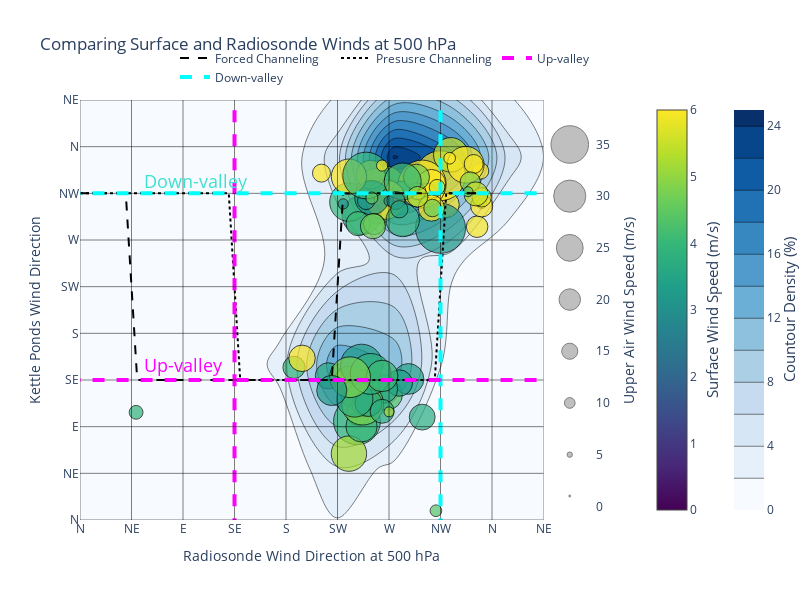
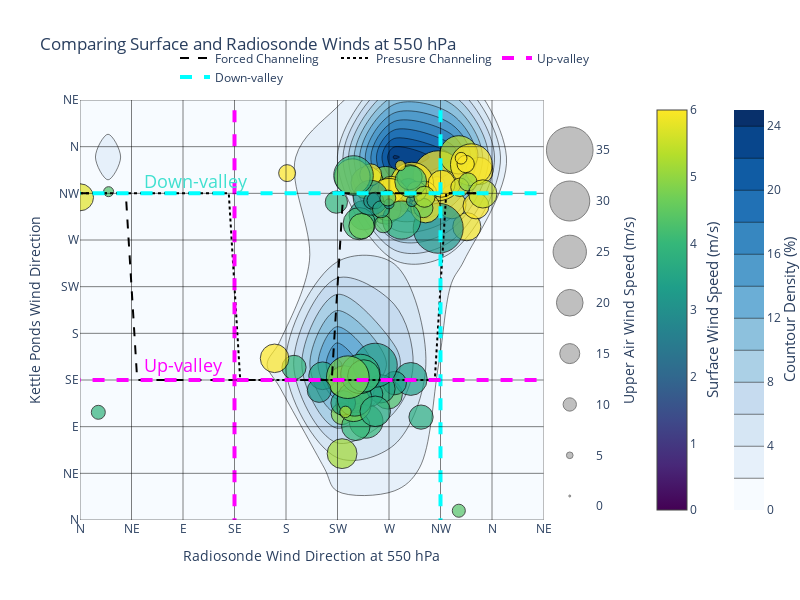
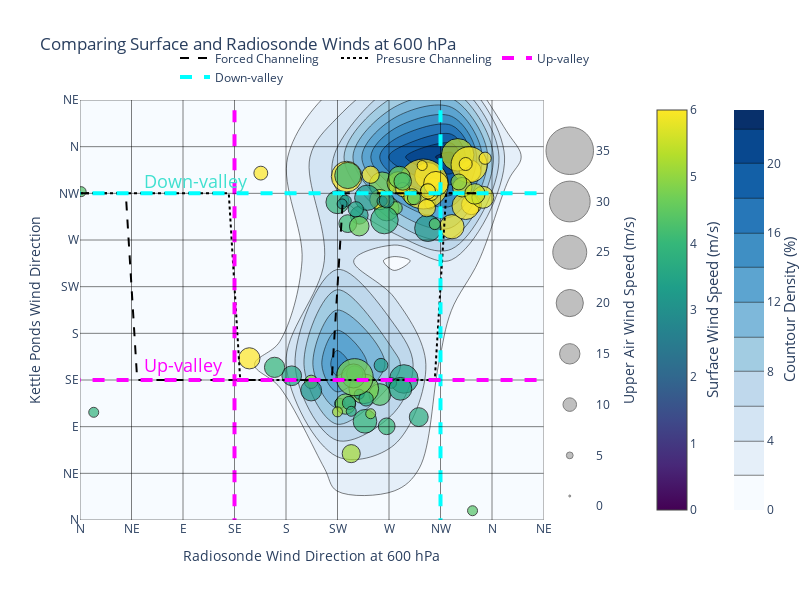

The notebook cell these images were saved under, in order:
### Code cell
levels = [500, 550, 600]
dfs = [pres_500_23, pres_550_23, pres_600_23]
for level, df in zip(levels, dfs):
    fig = plot_surface_and_upper_air(df[(df['spd_10m_c']>=3) & (df['precip']>0) ], f'{level} hPa', surf_dir='dir_10m_c', surf_spd='spd_10m_c',)
    fig.show()

### Figure 1 — Plotly figure (JSON) as saved in the notebook; plotly's stock layout.template omitted (floating-point values rounded to 4 significant figures)
{"data": [{"colorbar": {"x": 1.25}, "colorscale": [[0, "rgb(8,48,107)"], [0.125, "rgb(8,81,156)"], [0.25, "rgb(33,113,181)"], [0.375, "rgb(66,146,198)"], [0.5, "rgb(107,174,214)"], [0.625, "rgb(158,202,225)"], [0.75, "rgb(198,219,239)"], [0.875, "rgb(222,235,247)"], [1, "rgb(247,251,255)"]], "histnorm": "percent", "hovertemplate": "Upper Wind Speed: %{marker.size:.2f} m/s<br>Surface Wind Speed: %{marker.color:.2f} m/s<extra></extra>", "ncontours": 20, "reversescale": true, "showscale": true, "type": "histogram2dcontour", "x": [242, 267, 268, 261, 217, 347, 351, 320, 351, 300, 351, 350, 315, 315, 299, 324, 303, 337, 281, 187, 307, 307, 308, 312, 211, 344, 341, 346, 287, 279, 265, 246, 245, 258, 235, 49, 250, 311, 295, 194, 267, 294, 282, 243, 240, 236, 235, 243, 254, 255, 246, 250, 270, 257, 235, 249, 246, 247, 250, 252, 240, 264, 282, 254, 276, 264, 323, 339, 279, 264, 236, 270, 230, 295, 255, 256, 220, 299], "xaxis": "x", "y": [95.17, 323.3, 121.0, 300.3, 139.1, 282.8, 305.1, 304.1, 302.9, 323.5, 311.2, 336.6, 281.3, 332.0, 324.0, 352.1, 314.8, 342.6, 318.2, 147.2, 324.3, 300.8, 300.8, 320.9, 334.5, 343.3, 326.0, 314.4, 136.0, 132.0, 126.5, 293.9, 126.5, 325.2, 306.5, 103.8, 318.6, 8.944, 316.9, 155.9, 309.0, 330.5, 289.2, 285.8, 121.3, 133.2, 63.99, 102.5, 332.9, 310.8, 90.36, 307.7, 307.5, 285.4, 331.1, 112.3, 149.2, 111.8, 332.2, 112.9, 116.8, 104.8, 326.4, 140.9, 308.1, 341.8, 348.9, 316.6, 299.6, 138.9, 137.7, 104.3, 304.8, 311.7, 310.5, 283.3, 124.9, 99.21], "yaxis": "y"}, {"hovertemplate": "Upper Wind Speed: %{marker.size:.2f} m/s<br>Surface Wind Speed: %{marker.color:.2f} m/s<extra></extra>", "marker": {"cmax": 6, "cmin": 0, "color": [3.99, 4.843, 4.334, 4.626, 3.538, 5.94, 4.967, 8.212, 9.489, 5.502, 5.742, 6.451, 3.177, 6.504, 14.15, 5.472, 6.983, 6.079, 3.763, 3.981, 6.163, 6.141, 4.677, 5.658, 8.172, 5.974, 4.99, 5.488, 3.394, 3.386, 3.532, 3.383, 4.79, 5.404, 3.955, 3.872, 6.859, 4.36, 6.412, 6.179, 5.957, 4.643, 3.861, 4.103, 3.503, 4.895, 5.166, 4.87, 6.644, 3.215, 4.025, 3.148, 3.17, 4.387, 7.284, 3.936, 3.287, 4.779, 3.949, 3.58, 3.733, 3.765, 4.17, 3.844, 3.073, 8.805, 8.019, 4.33, 3.514, 4.073, 4.777, 5.197, 3.014, 5.141, 4.514, 4.669, 3.149, 3.711], "colorbar": {"x": 1.1}, "colorscale": [[0, "#440154"], [0.1111, "#482878"], [0.2222, "#3e4989"], [0.3333, "#31688e"], [0.4444, "#26828e"], [0.5556, "#1f9e89"], [0.6667, "#35b779"], [0.7778, "#6ece58"], [0.8889, "#b5de2b"], [1, "#fde725"]], "line": {"color": "black", "width": 1}, "opacity": 0.7, "size": [43.6, 34.9, 29.3, 28.4, 24.3, 20.1, 7.4, 24.4, 20.7, 21.1, 18.1, 15.3, 46.6, 46.6, 44.6, 32.2, 19.6, 34.3, 16.8, 20.7, 26.7, 24.5, 16.3, 14.6, 16.8, 17.7, 18.9, 22.4, 28.7, 24.6, 26.9, 36.3, 35.1, 27.2, 35.9, 12.9, 18.4, 10.9, 15.4, 24.7, 36.9, 24.3, 31.1, 22.5, 26.4, 29.7, 33, 21.6, 27.1, 31.8, 29.2, 16.1, 9.3, 19.8, 32.8, 24.5, 39.2, 39.1, 43.5, 25.3, 34, 22.3, 34.4, 38.1, 16.7, 10.5, 10.9, 9.3, 16.1, 29.4, 38, 8.5, 9.6, 19.2, 11.2, 23.5, 28.1, 24.1], "sizemin": 5, "sizemode": "diameter", "sizeref": 0.932}, "mode": "markers", "name": "500 mb", "showlegend": false, "type": "scatter", "x": [242, 267, 268, 261, 217, 347, 351, 320, 351, 300, 351, 350, 315, 315, 299, 324, 303, 337, 281, 187, 307, 307, 308, 312, 211, 344, 341, 346, 287, 279, 265, 246, 245, 258, 235, 49, 250, 311, 295, 194, 267, 294, 282, 243, 240, 236, 235, 243, 254, 255, 246, 250, 270, 257, 235, 249, 246, 247, 250, 252, 240, 264, 282, 254, 276, 264, 323, 339, 279, 264, 236, 270, 230, 295, 255, 256, 220, 299], "y": [95.17, 323.3, 121.0, 300.3, 139.1, 282.8, 305.1, 304.1, 302.9, 323.5, 311.2, 336.6, 281.3, 332.0, 324.0, 352.1, 314.8, 342.6, 318.2, 147.2, 324.3, 300.8, 300.8, 320.9, 334.5, 343.3, 326.0, 314.4, 136.0, 132.0, 126.5, 293.9, 126.5, 325.2, 306.5, 103.8, 318.6, 8.944, 316.9, 155.9, 309.0, 330.5, 289.2, 285.8, 121.3, 133.2, 63.99, 102.5, 332.9, 310.8, 90.36, 307.7, 307.5, 285.4, 331.1, 112.3, 149.2, 111.8, 332.2, 112.9, 116.8, 104.8, 326.4, 140.9, 308.1, 341.8, 348.9, 316.6, 299.6, 138.9, 137.7, 104.3, 304.8, 311.7, 310.5, 283.3, 124.9, 99.21]}, {"hovertemplate": "Upper Wind Speed: %{marker.size:.2f} m/s<br>Surface Wind Speed: %{marker.color:.2f} m/s<extra></extra>", "line": {"color": "black", "dash": "dash"}, "mode": "lines", "name": "Forced Channeling", "showlegend": true, "type": "scatter", "x": [0, 10, 20, 30, 40, 50, 60, 70, 80, 90, 100, 110, 120, 130, 140, 150, 160, 170, 180, 190, 200, 210, 220, 230, 240, 250, 260, 270, 280, 290, 300, 310, 320, 330, 340, 350], "y": [315, 315, 315, 315, 315, 135, 135, 135, 135, 135, 135, 135, 135, 135, 135, 135, 135, 135, 135, 135, 135, 135, 135, 315, 315, 315, 315, 315, 315, 315, 315, 315, 315, 315, 315, 315]}, {"hovertemplate": "Upper Wind Speed: %{marker.size:.2f} m/s<br>Surface Wind Speed: %{marker.color:.2f} m/s<extra></extra>", "line": {"color": "black", "dash": "dot"}, "mode": "lines", "name": "Presusre Channeling", "showlegend": true, "type": "scatter", "x": [0, 10, 20, 30, 40, 50, 60, 70, 80, 90, 100, 110, 120, 130, 140, 150, 160, 170, 180, 190, 200, 210, 220, 230, 240, 250, 260, 270, 280, 290, 300, 310, 320, 330, 340, 350], "y": [315, 315, 315, 315, 315, 315, 315, 315, 315, 315, 315, 315, 315, 315, 135, 135, 135, 135, 135, 135, 135, 135, 135, 135, 135, 135, 135, 135, 135, 135, 135, 135, 315, 315, 315, 315]}, {"hovertemplate": "Upper Wind Speed: %{marker.size:.2f} m/s<br>Surface Wind Speed: %{marker.color:.2f} m/s<extra></extra>", "marker": {"cmax": 6, "cmin": 0, "color": "grey", "line": {"color": "black", "width": 1}, "opacity": 0.5, "size": [1, 5, 10, 15, 20, 25, 30, 35], "sizemin": 1, "sizemode": "diameter", "sizeref": 0.932}, "mode": "markers", "showlegend": false, "type": "scatter", "x": [0, 0, 0, 0, 0, 0, 0, 0], "xaxis": "x2", "y": [1, 5, 10, 15, 20, 25, 30, 35], "yaxis": "y2"}], "layout": {"annotations": [{"font": {"size": 15}, "showarrow": false, "text": "Countour Density (%)", "textangle": -90, "x": 1.4, "xref": "paper", "y": 0.5, "yref": "paper"}, {"font": {"size": 15}, "showarrow": false, "text": "Surface Wind Speed (m/s)", "textangle": -90, "x": 1.25, "xref": "paper", "y": 0.5, "yref": "paper"}, {"font": {"color": "turquoise", "size": 18}, "showarrow": false, "text": "Down-valley", "textangle": 0, "x": 0.12, "xref": "paper", "y": 0.84, "yref": "paper"}, {"font": {"color": "magenta", "size": 18}, "showarrow": false, "text": "Up-valley", "textangle": 0, "x": 0.12, "xref": "paper", "y": 0.37, "yref": "paper"}], "height": 600, "legend": {"orientation": "h", "x": 1, "xanchor": "right", "y": 1.02, "yanchor": "bottom"}, "margin": {"r": 150}, "plot_bgcolor": "rgba(0,0,0,0)", "shapes": [{"line": {"color": "black", "width": 1}, "opacity": 0.5, "type": "line", "x0": 0, "x1": 0, "y0": -10, "y1": 420}, {"line": {"color": "black", "width": 1}, "opacity": 0.5, "type": "line", "x0": 45, "x1": 45, "y0": -10, "y1": 420}, {"line": {"color": "black", "width": 1}, "opacity": 0.5, "type": "line", "x0": 90, "x1": 90, "y0": -10, "y1": 420}, {"line": {"color": "black", "width": 1}, "opacity": 0.5, "type": "line", "x0": 135, "x1": 135, "y0": -10, "y1": 420}, {"line": {"color": "magenta", "dash": "dash", "width": 4}, "name": "Up-valley", "showlegend": true, "type": "line", "x0": 135, "x1": 135, "y0": -10, "y1": 420}, {"line": {"color": "black", "width": 1}, "opacity": 0.5, "type": "line", "x0": 180, "x1": 180, "y0": -10, "y1": 420}, {"line": {"color": "black", "width": 1}, "opacity": 0.5, "type": "line", "x0": 225, "x1": 225, "y0": -10, "y1": 420}, {"line": {"color": "black", "width": 1}, "opacity": 0.5, "type": "line", "x0": 270, "x1": 270, "y0": -10, "y1": 420}, {"line": {"color": "black", "width": 1}, "opacity": 0.5, "type": "line", "x0": 315, "x1": 315, "y0": -10, "y1": 420}, {"line": {"color": "cyan", "dash": "dash", "width": 4}, "name": "Down-valley", "showlegend": true, "type": "line", "x0": 315, "x1": 315, "y0": -10, "y1": 420}, {"line": {"color": "black", "width": 1}, "opacity": 0.5, "type": "line", "x0": 360, "x1": 360, "y0": -10, "y1": 420}, {"line": {"color": "black", "width": 1}, "opacity": 0.5, "type": "line", "x0": 405, "x1": 405, "y0": -10, "y1": 420}, {"line": {"color": "black", "width": 1}, "opacity": 0.5, "type": "line", "x0": -10, "x1": 420, "y0": 0, "y1": 0}, {"line": {"color": "black", "width": 1}, "opacity": 0.5, "type": "line", "x0": -10, "x1": 420, "y0": 45, "y1": 45}, {"line": {"color": "black", "width": 1}, "opacity": 0.5, "type": "line", "x0": -10, "x1": 420, "y0": 90, "y1": 90}, {"line": {"color": "black", "width": 1}, "opacity": 0.5, "type": "line", "x0": -10, "x1": 420, "y0": 135, "y1": 135}, {"line": {"color": "magenta", "dash": "dash", "width": 4}, "type": "line", "x0": -10, "x1": 420, "y0": 135, "y1": 135}, {"line": {"color": "black", "width": 1}, "opacity": 0.5, "type": "line", "x0": -10, "x1": 420, "y0": 180, "y1": 180}, {"line": {"color": "black", "width": 1}, "opacity": 0.5, "type": "line", "x0": -10, "x1": 420, "y0": 225, "y1": 225}, {"line": {"color": "black", "width": 1}, "opacity": 0.5, "type": "line", "x0": -10, "x1": 420, "y0": 270, "y1": 270}, {"line": {"color": "black", "width": 1}, "opacity": 0.5, "type": "line", "x0": -10, "x1": 420, "y0": 315, "y1": 315}, {"line": {"color": "cyan", "dash": "dash", "width": 4}, "type": "line", "x0": -10, "x1": 420, "y0": 315, "y1": 315}, {"line": {"color": "black", "width": 1}, "opacity": 0.5, "type": "line", "x0": -10, "x1": 420, "y0": 360, "y1": 360}, {"line": {"color": "black", "width": 1}, "opacity": 0.5, "type": "line", "x0": -10, "x1": 420, "y0": 405, "y1": 405}], "title": {"text": "Comparing Surface and Radiosonde Winds at 500 hPa"}, "width": 800, "xaxis": {"domain": [0, 0.9], "range": [0, 405], "showgrid": true, "ticktext": ["N", "NE", "E", "SE", "S", "SW", "W", "NW", "N", "NE"], "tickvals": [0, 45, 90, 135, 180, 225, 270, 315, 360, 405], "title": {"text": "Radiosonde Wind Direction at 500 hPa"}}, "xaxis2": {"domain": [0.902, 1], "visible": false}, "yaxis": {"range": [0, 405], "ticktext": ["N", "NE", "E", "SE", "S", "SW", "W", "NW", "N", "NE"], "tickvals": [0, 45, 90, 135, 180, 225, 270, 315, 360, 405], "title": {"text": "Kettle Ponds Wind Direction"}}, "yaxis2": {"anchor": "free", "overlaying": "y", "position": 1, "side": "right", "title": {"text": "Upper Air Wind Speed (m/s)"}}}}

### Figure 2 — Plotly figure (JSON) as saved in the notebook; plotly's stock layout.template omitted (floating-point values rounded to 4 significant figures)
{"data": [{"colorbar": {"x": 1.25}, "colorscale": [[0, "rgb(8,48,107)"], [0.125, "rgb(8,81,156)"], [0.25, "rgb(33,113,181)"], [0.375, "rgb(66,146,198)"], [0.5, "rgb(107,174,214)"], [0.625, "rgb(158,202,225)"], [0.75, "rgb(198,219,239)"], [0.875, "rgb(222,235,247)"], [1, "rgb(247,251,255)"]], "histnorm": "percent", "hovertemplate": "Upper Wind Speed: %{marker.size:.2f} m/s<br>Surface Wind Speed: %{marker.color:.2f} m/s<extra></extra>", "ncontours": 20, "reversescale": true, "showscale": true, "type": "histogram2dcontour", "x": [250, 267, 269, 267, 212, 338, 293, 325, 346, 312, 0, 349, 313, 313, 290, 331, 301, 342, 287, 187, 316, 302, 300, 332, 181, 337, 339, 352, 289, 275, 263, 248, 241, 251, 224, 16, 272, 331, 294, 170, 270, 288, 281, 244, 254, 231, 229, 229, 254, 254, 241, 255, 290, 265, 238, 241, 258, 239, 239, 230, 240, 258, 289, 245, 258, 280, 333, 25, 263, 248, 234, 232, 270, 301, 269, 246, 209, 298], "xaxis": "x", "y": [95.17, 323.3, 121.0, 300.3, 139.1, 282.8, 305.1, 304.1, 302.9, 323.5, 311.2, 336.6, 281.3, 332.0, 324.0, 352.1, 314.8, 342.6, 318.2, 147.2, 324.3, 300.8, 300.8, 320.9, 334.5, 343.3, 326.0, 314.4, 136.0, 132.0, 126.5, 293.9, 126.5, 325.2, 306.5, 103.8, 318.6, 8.944, 316.9, 155.9, 309.0, 330.5, 289.2, 285.8, 121.3, 133.2, 63.99, 102.5, 332.9, 310.8, 90.36, 307.7, 307.5, 285.4, 331.1, 112.3, 149.2, 111.8, 332.2, 112.9, 116.8, 104.8, 326.4, 140.9, 308.1, 341.8, 348.9, 316.6, 299.6, 138.9, 137.7, 104.3, 304.8, 311.7, 310.5, 283.3, 124.9, 99.21], "yaxis": "y"}, {"hovertemplate": "Upper Wind Speed: %{marker.size:.2f} m/s<br>Surface Wind Speed: %{marker.color:.2f} m/s<extra></extra>", "marker": {"cmax": 6, "cmin": 0, "color": [3.99, 4.843, 4.334, 4.626, 3.538, 5.94, 4.967, 8.212, 9.489, 5.502, 5.742, 6.451, 3.177, 6.504, 14.15, 5.472, 6.983, 6.079, 3.763, 3.981, 6.163, 6.141, 4.677, 5.658, 8.172, 5.974, 4.99, 5.488, 3.394, 3.386, 3.532, 3.383, 4.79, 5.404, 3.955, 3.872, 6.859, 4.36, 6.412, 6.179, 5.957, 4.643, 3.861, 4.103, 3.503, 4.895, 5.166, 4.87, 6.644, 3.215, 4.025, 3.148, 3.17, 4.387, 7.284, 3.936, 3.287, 4.779, 3.949, 3.58, 3.733, 3.765, 4.17, 3.844, 3.073, 8.805, 8.019, 4.33, 3.514, 4.073, 4.777, 5.197, 3.014, 5.141, 4.514, 4.669, 3.149, 3.711], "colorbar": {"x": 1.1}, "colorscale": [[0, "#440154"], [0.1111, "#482878"], [0.2222, "#3e4989"], [0.3333, "#31688e"], [0.4444, "#26828e"], [0.5556, "#1f9e89"], [0.6667, "#35b779"], [0.7778, "#6ece58"], [0.8889, "#b5de2b"], [1, "#fde725"]], "line": {"color": "black", "width": 1}, "opacity": 0.7, "size": [25.3, 27.4, 21.8, 23.3, 20.8, 21.1, 14.9, 21.2, 19.5, 11.9, 20.3, 20.4, 37.5, 37.5, 32.6, 28.7, 18.5, 31.4, 17.3, 18.1, 20.3, 22.2, 14.5, 13.8, 12.7, 13, 13.6, 21.2, 24.7, 17.6, 21.2, 22.1, 22.9, 24.4, 16.7, 10.5, 20, 9.8, 15, 21.4, 31.7, 18.9, 28.6, 24.2, 18.2, 24.2, 22.4, 16.3, 16.4, 26.2, 21.4, 12.3, 8.3, 13, 26.7, 11.3, 33, 26.2, 29.7, 18.5, 25.9, 22.9, 23.9, 29.5, 12.4, 6.7, 8.8, 2.6, 12.7, 24.3, 32, 8.6, 6.3, 15.8, 11.9, 19, 17.9, 18.2], "sizemin": 5, "sizemode": "diameter", "sizeref": 0.75}, "mode": "markers", "name": "500 mb", "showlegend": false, "type": "scatter", "x": [250, 267, 269, 267, 212, 338, 293, 325, 346, 312, 0, 349, 313, 313, 290, 331, 301, 342, 287, 187, 316, 302, 300, 332, 181, 337, 339, 352, 289, 275, 263, 248, 241, 251, 224, 16, 272, 331, 294, 170, 270, 288, 281, 244, 254, 231, 229, 229, 254, 254, 241, 255, 290, 265, 238, 241, 258, 239, 239, 230, 240, 258, 289, 245, 258, 280, 333, 25, 263, 248, 234, 232, 270, 301, 269, 246, 209, 298], "y": [95.17, 323.3, 121.0, 300.3, 139.1, 282.8, 305.1, 304.1, 302.9, 323.5, 311.2, 336.6, 281.3, 332.0, 324.0, 352.1, 314.8, 342.6, 318.2, 147.2, 324.3, 300.8, 300.8, 320.9, 334.5, 343.3, 326.0, 314.4, 136.0, 132.0, 126.5, 293.9, 126.5, 325.2, 306.5, 103.8, 318.6, 8.944, 316.9, 155.9, 309.0, 330.5, 289.2, 285.8, 121.3, 133.2, 63.99, 102.5, 332.9, 310.8, 90.36, 307.7, 307.5, 285.4, 331.1, 112.3, 149.2, 111.8, 332.2, 112.9, 116.8, 104.8, 326.4, 140.9, 308.1, 341.8, 348.9, 316.6, 299.6, 138.9, 137.7, 104.3, 304.8, 311.7, 310.5, 283.3, 124.9, 99.21]}, {"hovertemplate": "Upper Wind Speed: %{marker.size:.2f} m/s<br>Surface Wind Speed: %{marker.color:.2f} m/s<extra></extra>", "line": {"color": "black", "dash": "dash"}, "mode": "lines", "name": "Forced Channeling", "showlegend": true, "type": "scatter", "x": [0, 10, 20, 30, 40, 50, 60, 70, 80, 90, 100, 110, 120, 130, 140, 150, 160, 170, 180, 190, 200, 210, 220, 230, 240, 250, 260, 270, 280, 290, 300, 310, 320, 330, 340, 350], "y": [315, 315, 315, 315, 315, 135, 135, 135, 135, 135, 135, 135, 135, 135, 135, 135, 135, 135, 135, 135, 135, 135, 135, 315, 315, 315, 315, 315, 315, 315, 315, 315, 315, 315, 315, 315]}, {"hovertemplate": "Upper Wind Speed: %{marker.size:.2f} m/s<br>Surface Wind Speed: %{marker.color:.2f} m/s<extra></extra>", "line": {"color": "black", "dash": "dot"}, "mode": "lines", "name": "Presusre Channeling", "showlegend": true, "type": "scatter", "x": [0, 10, 20, 30, 40, 50, 60, 70, 80, 90, 100, 110, 120, 130, 140, 150, 160, 170, 180, 190, 200, 210, 220, 230, 240, 250, 260, 270, 280, 290, 300, 310, 320, 330, 340, 350], "y": [315, 315, 315, 315, 315, 315, 315, 315, 315, 315, 315, 315, 315, 315, 135, 135, 135, 135, 135, 135, 135, 135, 135, 135, 135, 135, 135, 135, 135, 135, 135, 135, 315, 315, 315, 315]}, {"hovertemplate": "Upper Wind Speed: %{marker.size:.2f} m/s<br>Surface Wind Speed: %{marker.color:.2f} m/s<extra></extra>", "marker": {"cmax": 6, "cmin": 0, "color": "grey", "line": {"color": "black", "width": 1}, "opacity": 0.5, "size": [1, 5, 10, 15, 20, 25, 30, 35], "sizemin": 1, "sizemode": "diameter", "sizeref": 0.75}, "mode": "markers", "showlegend": false, "type": "scatter", "x": [0, 0, 0, 0, 0, 0, 0, 0], "xaxis": "x2", "y": [1, 5, 10, 15, 20, 25, 30, 35], "yaxis": "y2"}], "layout": {"annotations": [{"font": {"size": 15}, "showarrow": false, "text": "Countour Density (%)", "textangle": -90, "x": 1.4, "xref": "paper", "y": 0.5, "yref": "paper"}, {"font": {"size": 15}, "showarrow": false, "text": "Surface Wind Speed (m/s)", "textangle": -90, "x": 1.25, "xref": "paper", "y": 0.5, "yref": "paper"}, {"font": {"color": "turquoise", "size": 18}, "showarrow": false, "text": "Down-valley", "textangle": 0, "x": 0.12, "xref": "paper", "y": 0.84, "yref": "paper"}, {"font": {"color": "magenta", "size": 18}, "showarrow": false, "text": "Up-valley", "textangle": 0, "x": 0.12, "xref": "paper", "y": 0.37, "yref": "paper"}], "height": 600, "legend": {"orientation": "h", "x": 1, "xanchor": "right", "y": 1.02, "yanchor": "bottom"}, "margin": {"r": 150}, "plot_bgcolor": "rgba(0,0,0,0)", "shapes": [{"line": {"color": "black", "width": 1}, "opacity": 0.5, "type": "line", "x0": 0, "x1": 0, "y0": -10, "y1": 420}, {"line": {"color": "black", "width": 1}, "opacity": 0.5, "type": "line", "x0": 45, "x1": 45, "y0": -10, "y1": 420}, {"line": {"color": "black", "width": 1}, "opacity": 0.5, "type": "line", "x0": 90, "x1": 90, "y0": -10, "y1": 420}, {"line": {"color": "black", "width": 1}, "opacity": 0.5, "type": "line", "x0": 135, "x1": 135, "y0": -10, "y1": 420}, {"line": {"color": "magenta", "dash": "dash", "width": 4}, "name": "Up-valley", "showlegend": true, "type": "line", "x0": 135, "x1": 135, "y0": -10, "y1": 420}, {"line": {"color": "black", "width": 1}, "opacity": 0.5, "type": "line", "x0": 180, "x1": 180, "y0": -10, "y1": 420}, {"line": {"color": "black", "width": 1}, "opacity": 0.5, "type": "line", "x0": 225, "x1": 225, "y0": -10, "y1": 420}, {"line": {"color": "black", "width": 1}, "opacity": 0.5, "type": "line", "x0": 270, "x1": 270, "y0": -10, "y1": 420}, {"line": {"color": "black", "width": 1}, "opacity": 0.5, "type": "line", "x0": 315, "x1": 315, "y0": -10, "y1": 420}, {"line": {"color": "cyan", "dash": "dash", "width": 4}, "name": "Down-valley", "showlegend": true, "type": "line", "x0": 315, "x1": 315, "y0": -10, "y1": 420}, {"line": {"color": "black", "width": 1}, "opacity": 0.5, "type": "line", "x0": 360, "x1": 360, "y0": -10, "y1": 420}, {"line": {"color": "black", "width": 1}, "opacity": 0.5, "type": "line", "x0": 405, "x1": 405, "y0": -10, "y1": 420}, {"line": {"color": "black", "width": 1}, "opacity": 0.5, "type": "line", "x0": -10, "x1": 420, "y0": 0, "y1": 0}, {"line": {"color": "black", "width": 1}, "opacity": 0.5, "type": "line", "x0": -10, "x1": 420, "y0": 45, "y1": 45}, {"line": {"color": "black", "width": 1}, "opacity": 0.5, "type": "line", "x0": -10, "x1": 420, "y0": 90, "y1": 90}, {"line": {"color": "black", "width": 1}, "opacity": 0.5, "type": "line", "x0": -10, "x1": 420, "y0": 135, "y1": 135}, {"line": {"color": "magenta", "dash": "dash", "width": 4}, "type": "line", "x0": -10, "x1": 420, "y0": 135, "y1": 135}, {"line": {"color": "black", "width": 1}, "opacity": 0.5, "type": "line", "x0": -10, "x1": 420, "y0": 180, "y1": 180}, {"line": {"color": "black", "width": 1}, "opacity": 0.5, "type": "line", "x0": -10, "x1": 420, "y0": 225, "y1": 225}, {"line": {"color": "black", "width": 1}, "opacity": 0.5, "type": "line", "x0": -10, "x1": 420, "y0": 270, "y1": 270}, {"line": {"color": "black", "width": 1}, "opacity": 0.5, "type": "line", "x0": -10, "x1": 420, "y0": 315, "y1": 315}, {"line": {"color": "cyan", "dash": "dash", "width": 4}, "type": "line", "x0": -10, "x1": 420, "y0": 315, "y1": 315}, {"line": {"color": "black", "width": 1}, "opacity": 0.5, "type": "line", "x0": -10, "x1": 420, "y0": 360, "y1": 360}, {"line": {"color": "black", "width": 1}, "opacity": 0.5, "type": "line", "x0": -10, "x1": 420, "y0": 405, "y1": 405}], "title": {"text": "Comparing Surface and Radiosonde Winds at 550 hPa"}, "width": 800, "xaxis": {"domain": [0, 0.9], "range": [0, 405], "showgrid": true, "ticktext": ["N", "NE", "E", "SE", "S", "SW", "W", "NW", "N", "NE"], "tickvals": [0, 45, 90, 135, 180, 225, 270, 315, 360, 405], "title": {"text": "Radiosonde Wind Direction at 550 hPa"}}, "xaxis2": {"domain": [0.902, 1], "visible": false}, "yaxis": {"range": [0, 405], "ticktext": ["N", "NE", "E", "SE", "S", "SW", "W", "NW", "N", "NE"], "tickvals": [0, 45, 90, 135, 180, 225, 270, 315, 360, 405], "title": {"text": "Kettle Ponds Wind Direction"}}, "yaxis2": {"anchor": "free", "overlaying": "y", "position": 1, "side": "right", "title": {"text": "Upper Air Wind Speed (m/s)"}}}}

### Figure 3 — Plotly figure (JSON) as saved in the notebook; plotly's stock layout.template omitted (floating-point values rounded to 4 significant figures)
{"data": [{"colorbar": {"x": 1.25}, "colorscale": [[0, "rgb(8,48,107)"], [0.125, "rgb(8,81,156)"], [0.25, "rgb(33,113,181)"], [0.375, "rgb(66,146,198)"], [0.5, "rgb(107,174,214)"], [0.625, "rgb(158,202,225)"], [0.75, "rgb(198,219,239)"], [0.875, "rgb(222,235,247)"], [1, "rgb(247,251,255)"]], "histnorm": "percent", "hovertemplate": "Upper Wind Speed: %{marker.size:.2f} m/s<br>Surface Wind Speed: %{marker.color:.2f} m/s<extra></extra>", "ncontours": 20, "reversescale": true, "showscale": true, "type": "histogram2dcontour", "x": [249, 264, 262, 268, 185, 325, 306, 342, 337, 309, 352, 341, 304, 304, 300, 330, 307, 340, 304, 170, 311, 303, 276, 334, 158, 337, 331, 345, 283, 272, 280, 244, 248, 278, 225, 12, 282, 343, 304, 148, 262, 279, 266, 234, 244, 202, 237, 254, 254, 251, 268, 232, 264, 310, 233, 227, 263, 232, 234, 235, 250, 237, 282, 240, 268, 299, 354, 1, 241, 239, 240, 225, 229, 290, 292, 244, 202, 296], "xaxis": "x", "y": [95.17, 323.3, 121.0, 300.3, 139.1, 282.8, 305.1, 304.1, 302.9, 323.5, 311.2, 336.6, 281.3, 332.0, 324.0, 352.1, 314.8, 342.6, 318.2, 147.2, 324.3, 300.8, 300.8, 320.9, 334.5, 343.3, 326.0, 314.4, 136.0, 132.0, 126.5, 293.9, 126.5, 325.2, 306.5, 103.8, 318.6, 8.944, 316.9, 155.9, 309.0, 330.5, 289.2, 285.8, 121.3, 133.2, 63.99, 102.5, 332.9, 310.8, 90.36, 307.7, 307.5, 285.4, 331.1, 112.3, 149.2, 111.8, 332.2, 112.9, 116.8, 104.8, 326.4, 140.9, 308.1, 341.8, 348.9, 316.6, 299.6, 138.9, 137.7, 104.3, 304.8, 311.7, 310.5, 283.3, 124.9, 99.21], "yaxis": "y"}, {"hovertemplate": "Upper Wind Speed: %{marker.size:.2f} m/s<br>Surface Wind Speed: %{marker.color:.2f} m/s<extra></extra>", "marker": {"cmax": 6, "cmin": 0, "color": [3.99, 4.843, 4.334, 4.626, 3.538, 5.94, 4.967, 8.212, 9.489, 5.502, 5.742, 6.451, 3.177, 6.504, 14.15, 5.472, 6.983, 6.079, 3.763, 3.981, 6.163, 6.141, 4.677, 5.658, 8.172, 5.974, 4.99, 5.488, 3.394, 3.386, 3.532, 3.383, 4.79, 5.404, 3.955, 3.872, 6.859, 4.36, 6.412, 6.179, 5.957, 4.643, 3.861, 4.103, 3.503, 4.895, 5.166, 4.87, 6.644, 3.215, 4.025, 3.148, 3.17, 4.387, 7.284, 3.936, 3.287, 4.779, 3.949, 3.58, 3.733, 3.765, 4.17, 3.844, 3.073, 8.805, 8.019, 4.33, 3.514, 4.073, 4.777, 5.197, 3.014, 5.141, 4.514, 4.669, 3.149, 3.711], "colorbar": {"x": 1.1}, "colorscale": [[0, "#440154"], [0.1111, "#482878"], [0.2222, "#3e4989"], [0.3333, "#31688e"], [0.4444, "#26828e"], [0.5556, "#1f9e89"], [0.6667, "#35b779"], [0.7778, "#6ece58"], [0.8889, "#b5de2b"], [1, "#fde725"]], "line": {"color": "black", "width": 1}, "opacity": 0.7, "size": [17.4, 18.8, 16, 18.1, 14.5, 17.9, 7.9, 14.7, 20.1, 9.9, 16.2, 16, 19.5, 19.5, 36.8, 24, 10.3, 26.6, 10.2, 14.9, 18.1, 12.8, 9.4, 14.4, 10.2, 9.6, 11.7, 15.1, 21, 7.8, 16.7, 13.1, 21.9, 16.4, 17, 7.2, 10.4, 5.9, 11.2, 15.6, 14.9, 16.1, 20.3, 13.1, 6, 9.8, 13.3, 7.2, 12.7, 18.6, 12.3, 8.5, 7.5, 8.2, 22.6, 7.7, 10.1, 15, 19.3, 9.7, 10.6, 3.9, 12.9, 11.9, 10.9, 6.3, 9, 3.7, 11.2, 17.7, 27.3, 7.2, 5.9, 11.9, 10, 14.4, 15.4, 13.9], "sizemin": 5, "sizemode": "diameter", "sizeref": 0.736}, "mode": "markers", "name": "500 mb", "showlegend": false, "type": "scatter", "x": [249, 264, 262, 268, 185, 325, 306, 342, 337, 309, 352, 341, 304, 304, 300, 330, 307, 340, 304, 170, 311, 303, 276, 334, 158, 337, 331, 345, 283, 272, 280, 244, 248, 278, 225, 12, 282, 343, 304, 148, 262, 279, 266, 234, 244, 202, 237, 254, 254, 251, 268, 232, 264, 310, 233, 227, 263, 232, 234, 235, 250, 237, 282, 240, 268, 299, 354, 1, 241, 239, 240, 225, 229, 290, 292, 244, 202, 296], "y": [95.17, 323.3, 121.0, 300.3, 139.1, 282.8, 305.1, 304.1, 302.9, 323.5, 311.2, 336.6, 281.3, 332.0, 324.0, 352.1, 314.8, 342.6, 318.2, 147.2, 324.3, 300.8, 300.8, 320.9, 334.5, 343.3, 326.0, 314.4, 136.0, 132.0, 126.5, 293.9, 126.5, 325.2, 306.5, 103.8, 318.6, 8.944, 316.9, 155.9, 309.0, 330.5, 289.2, 285.8, 121.3, 133.2, 63.99, 102.5, 332.9, 310.8, 90.36, 307.7, 307.5, 285.4, 331.1, 112.3, 149.2, 111.8, 332.2, 112.9, 116.8, 104.8, 326.4, 140.9, 308.1, 341.8, 348.9, 316.6, 299.6, 138.9, 137.7, 104.3, 304.8, 311.7, 310.5, 283.3, 124.9, 99.21]}, {"hovertemplate": "Upper Wind Speed: %{marker.size:.2f} m/s<br>Surface Wind Speed: %{marker.color:.2f} m/s<extra></extra>", "line": {"color": "black", "dash": "dash"}, "mode": "lines", "name": "Forced Channeling", "showlegend": true, "type": "scatter", "x": [0, 10, 20, 30, 40, 50, 60, 70, 80, 90, 100, 110, 120, 130, 140, 150, 160, 170, 180, 190, 200, 210, 220, 230, 240, 250, 260, 270, 280, 290, 300, 310, 320, 330, 340, 350], "y": [315, 315, 315, 315, 315, 135, 135, 135, 135, 135, 135, 135, 135, 135, 135, 135, 135, 135, 135, 135, 135, 135, 135, 315, 315, 315, 315, 315, 315, 315, 315, 315, 315, 315, 315, 315]}, {"hovertemplate": "Upper Wind Speed: %{marker.size:.2f} m/s<br>Surface Wind Speed: %{marker.color:.2f} m/s<extra></extra>", "line": {"color": "black", "dash": "dot"}, "mode": "lines", "name": "Presusre Channeling", "showlegend": true, "type": "scatter", "x": [0, 10, 20, 30, 40, 50, 60, 70, 80, 90, 100, 110, 120, 130, 140, 150, 160, 170, 180, 190, 200, 210, 220, 230, 240, 250, 260, 270, 280, 290, 300, 310, 320, 330, 340, 350], "y": [315, 315, 315, 315, 315, 315, 315, 315, 315, 315, 315, 315, 315, 315, 135, 135, 135, 135, 135, 135, 135, 135, 135, 135, 135, 135, 135, 135, 135, 135, 135, 135, 315, 315, 315, 315]}, {"hovertemplate": "Upper Wind Speed: %{marker.size:.2f} m/s<br>Surface Wind Speed: %{marker.color:.2f} m/s<extra></extra>", "marker": {"cmax": 6, "cmin": 0, "color": "grey", "line": {"color": "black", "width": 1}, "opacity": 0.5, "size": [1, 5, 10, 15, 20, 25, 30, 35], "sizemin": 1, "sizemode": "diameter", "sizeref": 0.736}, "mode": "markers", "showlegend": false, "type": "scatter", "x": [0, 0, 0, 0, 0, 0, 0, 0], "xaxis": "x2", "y": [1, 5, 10, 15, 20, 25, 30, 35], "yaxis": "y2"}], "layout": {"annotations": [{"font": {"size": 15}, "showarrow": false, "text": "Countour Density (%)", "textangle": -90, "x": 1.4, "xref": "paper", "y": 0.5, "yref": "paper"}, {"font": {"size": 15}, "showarrow": false, "text": "Surface Wind Speed (m/s)", "textangle": -90, "x": 1.25, "xref": "paper", "y": 0.5, "yref": "paper"}, {"font": {"color": "turquoise", "size": 18}, "showarrow": false, "text": "Down-valley", "textangle": 0, "x": 0.12, "xref": "paper", "y": 0.84, "yref": "paper"}, {"font": {"color": "magenta", "size": 18}, "showarrow": false, "text": "Up-valley", "textangle": 0, "x": 0.12, "xref": "paper", "y": 0.37, "yref": "paper"}], "height": 600, "legend": {"orientation": "h", "x": 1, "xanchor": "right", "y": 1.02, "yanchor": "bottom"}, "margin": {"r": 150}, "plot_bgcolor": "rgba(0,0,0,0)", "shapes": [{"line": {"color": "black", "width": 1}, "opacity": 0.5, "type": "line", "x0": 0, "x1": 0, "y0": -10, "y1": 420}, {"line": {"color": "black", "width": 1}, "opacity": 0.5, "type": "line", "x0": 45, "x1": 45, "y0": -10, "y1": 420}, {"line": {"color": "black", "width": 1}, "opacity": 0.5, "type": "line", "x0": 90, "x1": 90, "y0": -10, "y1": 420}, {"line": {"color": "black", "width": 1}, "opacity": 0.5, "type": "line", "x0": 135, "x1": 135, "y0": -10, "y1": 420}, {"line": {"color": "magenta", "dash": "dash", "width": 4}, "name": "Up-valley", "showlegend": true, "type": "line", "x0": 135, "x1": 135, "y0": -10, "y1": 420}, {"line": {"color": "black", "width": 1}, "opacity": 0.5, "type": "line", "x0": 180, "x1": 180, "y0": -10, "y1": 420}, {"line": {"color": "black", "width": 1}, "opacity": 0.5, "type": "line", "x0": 225, "x1": 225, "y0": -10, "y1": 420}, {"line": {"color": "black", "width": 1}, "opacity": 0.5, "type": "line", "x0": 270, "x1": 270, "y0": -10, "y1": 420}, {"line": {"color": "black", "width": 1}, "opacity": 0.5, "type": "line", "x0": 315, "x1": 315, "y0": -10, "y1": 420}, {"line": {"color": "cyan", "dash": "dash", "width": 4}, "name": "Down-valley", "showlegend": true, "type": "line", "x0": 315, "x1": 315, "y0": -10, "y1": 420}, {"line": {"color": "black", "width": 1}, "opacity": 0.5, "type": "line", "x0": 360, "x1": 360, "y0": -10, "y1": 420}, {"line": {"color": "black", "width": 1}, "opacity": 0.5, "type": "line", "x0": 405, "x1": 405, "y0": -10, "y1": 420}, {"line": {"color": "black", "width": 1}, "opacity": 0.5, "type": "line", "x0": -10, "x1": 420, "y0": 0, "y1": 0}, {"line": {"color": "black", "width": 1}, "opacity": 0.5, "type": "line", "x0": -10, "x1": 420, "y0": 45, "y1": 45}, {"line": {"color": "black", "width": 1}, "opacity": 0.5, "type": "line", "x0": -10, "x1": 420, "y0": 90, "y1": 90}, {"line": {"color": "black", "width": 1}, "opacity": 0.5, "type": "line", "x0": -10, "x1": 420, "y0": 135, "y1": 135}, {"line": {"color": "magenta", "dash": "dash", "width": 4}, "type": "line", "x0": -10, "x1": 420, "y0": 135, "y1": 135}, {"line": {"color": "black", "width": 1}, "opacity": 0.5, "type": "line", "x0": -10, "x1": 420, "y0": 180, "y1": 180}, {"line": {"color": "black", "width": 1}, "opacity": 0.5, "type": "line", "x0": -10, "x1": 420, "y0": 225, "y1": 225}, {"line": {"color": "black", "width": 1}, "opacity": 0.5, "type": "line", "x0": -10, "x1": 420, "y0": 270, "y1": 270}, {"line": {"color": "black", "width": 1}, "opacity": 0.5, "type": "line", "x0": -10, "x1": 420, "y0": 315, "y1": 315}, {"line": {"color": "cyan", "dash": "dash", "width": 4}, "type": "line", "x0": -10, "x1": 420, "y0": 315, "y1": 315}, {"line": {"color": "black", "width": 1}, "opacity": 0.5, "type": "line", "x0": -10, "x1": 420, "y0": 360, "y1": 360}, {"line": {"color": "black", "width": 1}, "opacity": 0.5, "type": "line", "x0": -10, "x1": 420, "y0": 405, "y1": 405}], "title": {"text": "Comparing Surface and Radiosonde Winds at 600 hPa"}, "width": 800, "xaxis": {"domain": [0, 0.9], "range": [0, 405], "showgrid": true, "ticktext": ["N", "NE", "E", "SE", "S", "SW", "W", "NW", "N", "NE"], "tickvals": [0, 45, 90, 135, 180, 225, 270, 315, 360, 405], "title": {"text": "Radiosonde Wind Direction at 600 hPa"}}, "xaxis2": {"domain": [0.902, 1], "visible": false}, "yaxis": {"range": [0, 405], "ticktext": ["N", "NE", "E", "SE", "S", "SW", "W", "NW", "N", "NE"], "tickvals": [0, 45, 90, 135, 180, 225, 270, 315, 360, 405], "title": {"text": "Kettle Ponds Wind Direction"}}, "yaxis2": {"anchor": "free", "overlaying": "y", "position": 1, "side": "right", "title": {"text": "Upper Air Wind Speed (m/s)"}}}}
